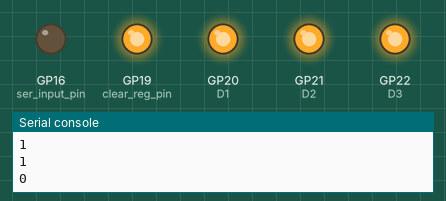
Simulated run of this program. Board: Raspberry Pi Pico running MicroPython. Shown: output pins drawn as LEDs (lit = HIGH), the last lines printed to the serial console. Pins used as bus, display or sensor lines are not drawn. At 20.0 s the program stops and its outputs stay as they are.

Above: at 0.1 s.
At 5.1 s:
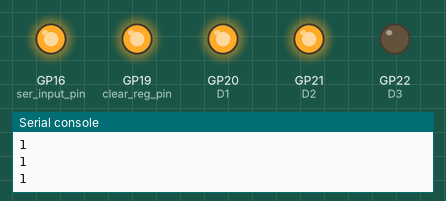
At 10.1 s:
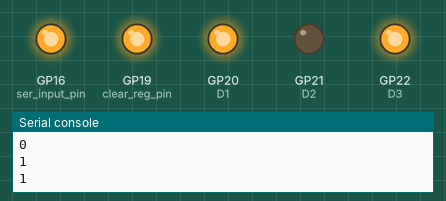
At 15.1 s:
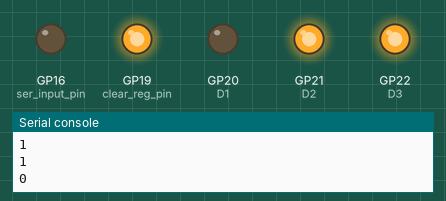
Timing chart, 0 to 21.5 s (numbered marks = the images above):
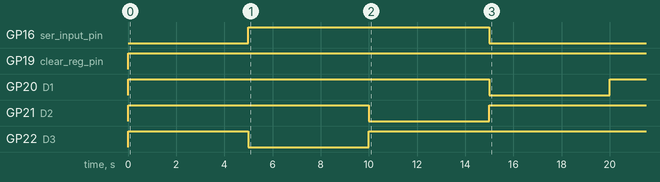

The program:

4_Digit_7_Segment_74HC595_Prog_0.py
```python
# Four Digit Seven Segment Display
# Display numbers up to four digits
# Cathode type
# 330 ohm resistors for each segment
#
# Connect D1, D2, D3 ,D4 pins to GPIO 20, 21, 22, 15 respectively
#
# Lori Pfahler
# May 2025

import machine
import utime

# Set up shift register control pins
ser_input_pin  = machine.Pin(16, machine.Pin.OUT)
latch_pin = machine.Pin(17, machine.Pin.OUT)
clock_pin = machine.Pin(18, machine.Pin.OUT)
clear_reg_pin = machine.Pin(19, machine.Pin.OUT)

# set the pins to low
ser_input_pin.low()
latch_pin.low()
clock_pin.low()

# Set up Control Pins for Digits
D1 = machine.Pin(20, machine.Pin.OUT)
D2 = machine.Pin(21, machine.Pin.OUT)
D3 = machine.Pin(22, machine.Pin.OUT)
D4 = machine.Pin(15, machine.Pin.OUT)

# list of lists to form digits from the segments
# order is segments: a, b, c, d, e, f, g, dp
digit_segments =[
                [1, 1, 1, 1, 1, 1, 0, 0], #0
                [0, 1, 1, 0, 0, 0, 0, 0], #1
                [1, 1, 0, 1, 1, 0, 1, 0], #2
                [1, 1, 1, 1, 0, 0, 1, 0], #3
                [0, 1, 1, 0, 0, 1, 1, 0], #4
                [1, 0, 1, 1, 0, 1, 1, 0], #5
                [1, 0, 1, 1, 1, 1, 1, 0], #6
                [1, 1, 1, 0, 0, 0, 0, 0], #7
                [1, 1, 1, 1, 1, 1, 1, 0], #8
                [1, 1, 1, 1, 0, 1, 1, 0],  #9
                [0, 0, 0, 0, 0, 0, 0, 0], #Blank
                ]

# in "reverse" order since D4 is ones place -- D1 is thousands place
digits = [D4, D3, D2, D1]

# functions for shift register operation:

# clear the shift register
def clear():
    clear_reg_pin.low()
    clear_reg_pin.high()

# tick the clock pin
def tick():
    clock_pin.low()
    clock_pin.high()

# flip the latch pin
def latch():
    latch_pin.high()
    latch_pin.low()

# function for digits 0-9
def display_digit(digit):
    print(digit, bin(digit))
    digit_selected = digit_segments[digit]
    # loop through digit_selected - put in storage register
    # go in reverse order
    for i in range(7, -1, -1):
        cur_bit = digit_selected[i]
        print(cur_bit)
        if cur_bit == 0:
            ser_input_pin.low()
        else:
            ser_input_pin.high()
        # tick the clock pin
        tick()
    # flip the latch pin
    latch()


# clear the register and enable storage register
clear()

digits[0].value(1)
digits[1].value(1)
digits[2].value(1)
digits[3].value(1)

# turn on ones place (D4)
digits[0].value(0)
# show digit for 5 seconds
display_digit(4)
utime.sleep(5)
# turn off ones place
digits[0].value(1)

# turn on tens place (D3)
digits[1].value(0)
# show digit for 5 seconds
display_digit(3)
utime.sleep(5)
# turn off tens place
digits[1].value(1)

# turn on hundreds place (D2)
digits[2].value(0)
# show digit for 5 seconds
display_digit(2)
utime.sleep(5)
# turn off hundreds place
digits[2].value(1)

# turn on thousands place (D1)
digits[3].value(0)
# show digit for 5 seconds
display_digit(1)
utime.sleep(5)
# turn off thousands place
digits[3].value(1)
```

Measured:
- by itself, GP16 (ser_input_pin): LOW → HIGH at 5.0 s, → LOW 10.0 s later
- by itself, GP19 (clear_reg_pin): LOW → HIGH at 0.00 s
- by itself, GP20 (D1): LOW → HIGH at 0.00 s, → LOW 15.0 s later, → HIGH 5.0 s later
- by itself, GP21 (D2): LOW → HIGH at 0.00 s, → LOW 10.0 s later, → HIGH 5.0 s later
- by itself, GP22 (D3): LOW → HIGH at 0.00 s, → LOW 5.0 s later, → HIGH 5.0 s later
